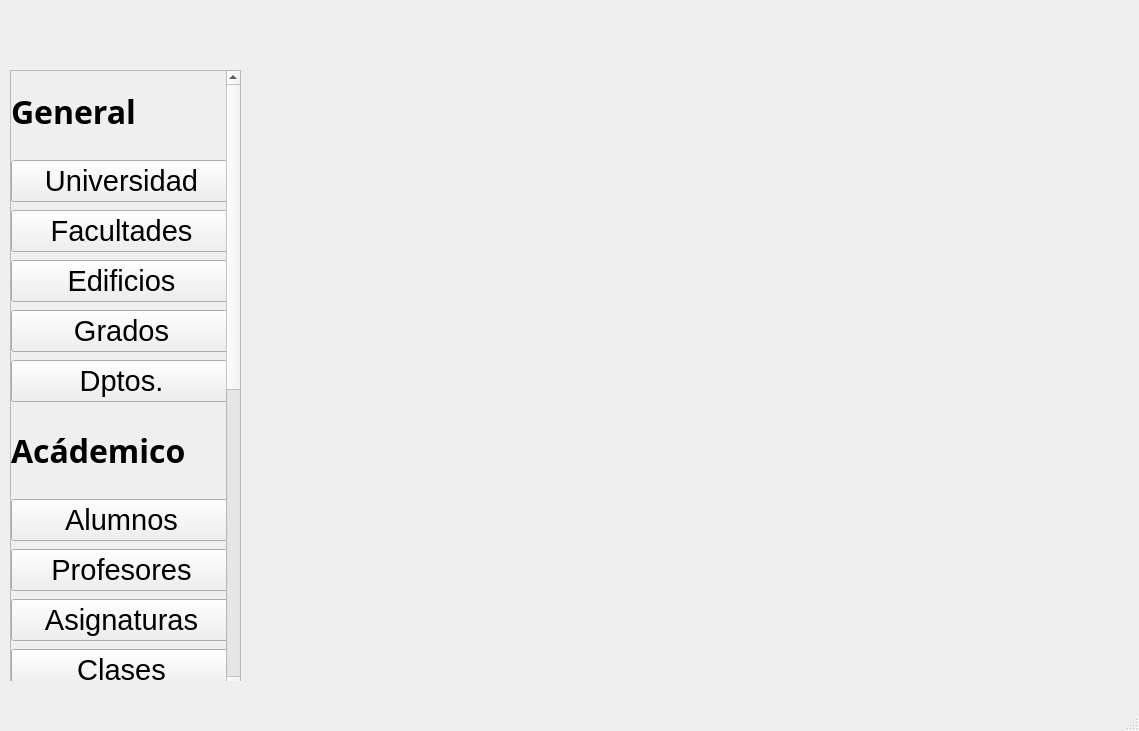
<?xml version="1.0" encoding="UTF-8"?>
<ui version="4.0">
 <class>HomeWindow</class>
 <widget class="QMainWindow" name="HomeWindow">
  <property name="geometry">
   <rect>
    <x>0</x>
    <y>0</y>
    <width>1139</width>
    <height>731</height>
   </rect>
  </property>
  <property name="font">
   <font>
    <family>Dubai</family>
    <pointsize>24</pointsize>
    <bold>true</bold>
   </font>
  </property>
  <property name="windowTitle">
   <string>MainWindow</string>
  </property>
  <widget class="QWidget" name="centralwidget">
   <widget class="QStackedWidget" name="stackedWidget">
    <property name="geometry">
     <rect>
      <x>250</x>
      <y>70</y>
      <width>881</width>
      <height>621</height>
     </rect>
    </property>
    <property name="currentIndex">
     <number>1</number>
    </property>
    <widget class="QWidget" name="page"/>
    <widget class="QWidget" name="page_2"/>
   </widget>
   <widget class="QScrollArea" name="scrollArea">
    <property name="geometry">
     <rect>
      <x>10</x>
      <y>70</y>
      <width>231</width>
      <height>621</height>
     </rect>
    </property>
    <property name="verticalScrollBarPolicy">
     <enum>Qt::ScrollBarPolicy::ScrollBarAlwaysOn</enum>
    </property>
    <property name="horizontalScrollBarPolicy">
     <enum>Qt::ScrollBarPolicy::ScrollBarAlwaysOff</enum>
    </property>
    <widget class="QWidget" name="menuWidget">
     <property name="geometry">
      <rect>
       <x>0</x>
       <y>-326</y>
       <width>217</width>
       <height>1200</height>
      </rect>
     </property>
     <property name="sizePolicy">
      <sizepolicy hsizetype="Preferred" vsizetype="Preferred">
       <horstretch>0</horstretch>
       <verstretch>2</verstretch>
      </sizepolicy>
     </property>
     <property name="minimumSize">
      <size>
       <width>0</width>
       <height>700</height>
      </size>
     </property>
     <widget class="QWidget" name="verticalLayoutWidget">
      <property name="geometry">
       <rect>
        <x>0</x>
        <y>0</y>
        <width>221</width>
        <height>1015</height>
       </rect>
      </property>
      <layout class="QVBoxLayout" name="verticalLayout">
       <property name="spacing">
        <number>8</number>
       </property>
       <item>
        <widget class="QLabel" name="lblSectionGeneral">
         <property name="text">
          <string>General</string>
         </property>
        </widget>
       </item>
       <item>
        <widget class="QPushButton" name="btnUniversidad">
         <property name="font">
          <font>
           <family>Segoe UI</family>
           <pointsize>22</pointsize>
           <bold>false</bold>
          </font>
         </property>
         <property name="layoutDirection">
          <enum>Qt::LayoutDirection::LeftToRight</enum>
         </property>
         <property name="text">
          <string>Universidad</string>
         </property>
        </widget>
       </item>
       <item>
        <widget class="QPushButton" name="btnFacultad">
         <property name="font">
          <font>
           <family>Segoe UI</family>
           <pointsize>22</pointsize>
           <bold>false</bold>
          </font>
         </property>
         <property name="text">
          <string>Facultades</string>
         </property>
        </widget>
       </item>
       <item>
        <widget class="QPushButton" name="btnEdificio">
         <property name="font">
          <font>
           <family>Segoe UI</family>
           <pointsize>22</pointsize>
           <bold>false</bold>
          </font>
         </property>
         <property name="text">
          <string>Edificios</string>
         </property>
        </widget>
       </item>
       <item>
        <widget class="QPushButton" name="btnGrado">
         <property name="font">
          <font>
           <family>Segoe UI</family>
           <pointsize>22</pointsize>
           <bold>false</bold>
          </font>
         </property>
         <property name="text">
          <string>Grados</string>
         </property>
        </widget>
       </item>
       <item>
        <widget class="QPushButton" name="btnDepartamento">
         <property name="font">
          <font>
           <family>Segoe UI</family>
           <pointsize>22</pointsize>
           <bold>false</bold>
          </font>
         </property>
         <property name="text">
          <string>Dptos.</string>
         </property>
        </widget>
       </item>
       <item>
        <widget class="QLabel" name="lblSectionAcademico">
         <property name="text">
          <string>Acádemico</string>
         </property>
        </widget>
       </item>
       <item>
        <widget class="QPushButton" name="btnAlumno">
         <property name="font">
          <font>
           <family>Segoe UI</family>
           <pointsize>22</pointsize>
           <bold>false</bold>
          </font>
         </property>
         <property name="text">
          <string>Alumnos</string>
         </property>
        </widget>
       </item>
       <item>
        <widget class="QPushButton" name="btnProfesor">
         <property name="font">
          <font>
           <family>Segoe UI</family>
           <pointsize>22</pointsize>
           <bold>false</bold>
          </font>
         </property>
         <property name="text">
          <string>Profesores</string>
         </property>
        </widget>
       </item>
       <item>
        <widget class="QPushButton" name="btnAsignatura">
         <property name="font">
          <font>
           <family>Segoe UI</family>
           <pointsize>22</pointsize>
           <bold>false</bold>
          </font>
         </property>
         <property name="text">
          <string>Asignaturas</string>
         </property>
        </widget>
       </item>
       <item>
        <widget class="QPushButton" name="btnClase">
         <property name="font">
          <font>
           <family>Segoe UI</family>
           <pointsize>22</pointsize>
           <bold>false</bold>
          </font>
         </property>
         <property name="text">
          <string>Clases</string>
         </property>
        </widget>
       </item>
       <item>
        <widget class="QPushButton" name="btnDebate">
         <property name="font">
          <font>
           <family>Segoe UI</family>
           <pointsize>22</pointsize>
           <bold>false</bold>
          </font>
         </property>
         <property name="text">
          <string>Debates</string>
         </property>
        </widget>
       </item>
       <item>
        <widget class="QPushButton" name="btnPremio">
         <property name="font">
          <font>
           <family>Segoe UI</family>
           <pointsize>22</pointsize>
           <bold>false</bold>
          </font>
         </property>
         <property name="layoutDirection">
          <enum>Qt::LayoutDirection::LeftToRight</enum>
         </property>
         <property name="text">
          <string>Premios</string>
         </property>
        </widget>
       </item>
       <item>
        <widget class="QLabel" name="lblSectionInvestigacion">
         <property name="text">
          <string>Investigación</string>
         </property>
        </widget>
       </item>
       <item>
        <widget class="QPushButton" name="btnInvestigacion">
         <property name="font">
          <font>
           <family>Segoe UI</family>
           <pointsize>22</pointsize>
           <bold>false</bold>
          </font>
         </property>
         <property name="text">
          <string>Gr. Inv.</string>
         </property>
        </widget>
       </item>
       <item>
        <widget class="QPushButton" name="btnProyecto">
         <property name="font">
          <font>
           <family>Segoe UI</family>
           <pointsize>22</pointsize>
           <bold>false</bold>
          </font>
         </property>
         <property name="text">
          <string>Proyectos</string>
         </property>
        </widget>
       </item>
       <item>
        <widget class="QPushButton" name="btnSubvencion">
         <property name="font">
          <font>
           <family>Dubai</family>
           <pointsize>22</pointsize>
           <bold>false</bold>
          </font>
         </property>
         <property name="text">
          <string>Subvenciones</string>
         </property>
        </widget>
       </item>
       <item>
        <widget class="QPushButton" name="btnPublicacion">
         <property name="font">
          <font>
           <family>Segoe UI</family>
           <pointsize>22</pointsize>
           <bold>false</bold>
          </font>
         </property>
         <property name="text">
          <string>Publicaciones</string>
         </property>
        </widget>
       </item>
      </layout>
     </widget>
    </widget>
   </widget>
  </widget>
  <widget class="QMenuBar" name="menubar">
   <property name="geometry">
    <rect>
     <x>0</x>
     <y>0</y>
     <width>1139</width>
     <height>33</height>
    </rect>
   </property>
  </widget>
  <widget class="QStatusBar" name="statusbar"/>
 </widget>
 <resources/>
 <connections/>
</ui>
